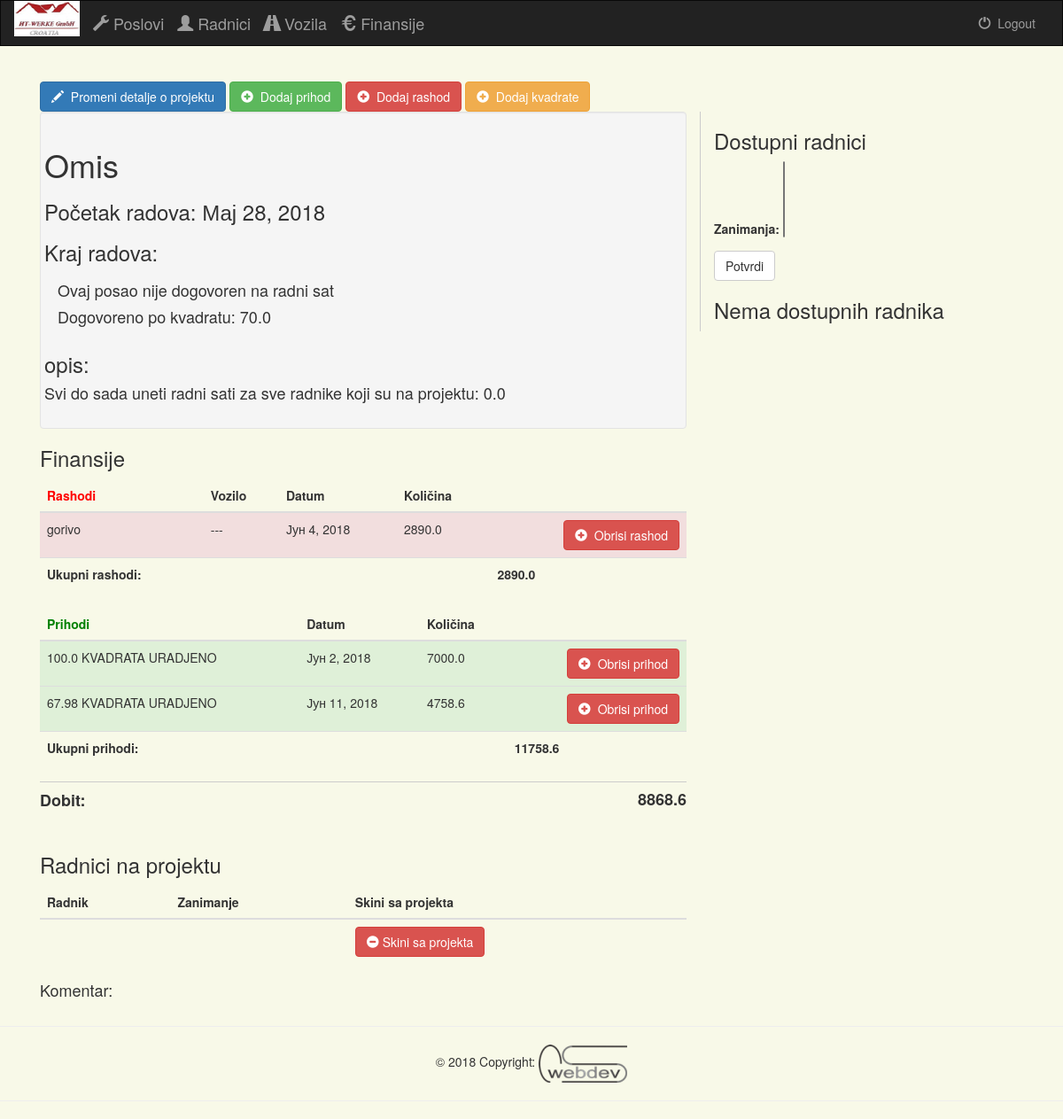
/administracija/posao/1/ (signed in), run on the app's committed database.
### projects/models.py (models this page shows, shortened)
class Poslovi(models.Model):
    ime = models.CharField(max_length=30)
    opis = models.CharField(max_length=100, blank=True)
    dogovoreni_radni_sati = models.FloatField(default=0.0)
    dogovoreno_po_kvadratu = models.FloatField(default=0.0)
    pocetak_radova = models.DateField()
    kraj_radova = models.DateField(null=True, blank=True)
    komentar = models.TextField(null=True, blank=True)
    class Meta:
        verbose_name_plural = "Poslovi"

class Rashodi(models.Model):
    datum = models.DateField()
    vrsta = models.CharField(max_length=150)
    kolicina = models.FloatField(max_length=10, default=0.0)
    posao = models.ForeignKey(Poslovi, on_delete=models.CASCADE)
    vozilo = models.ForeignKey(Vozilo, null=True, blank=True )
    class Meta:
        verbose_name_plural = "Rashodi"

class Prihodi(models.Model):
    datum = models.DateField()
    vrsta = models.CharField(max_length=150)
    kolicina = models.FloatField(max_length=10, default=0.0)
    posao = models.ForeignKey(Poslovi, on_delete=models.CASCADE)
    class Meta:
        verbose_name_plural = "Prihodi"

### projects/views.py (the view, shortened to what this page needs)
# urls.py: url(r'^posao/(?P<project_id>[0-9]+)/$', views.detail, name='posao'),
def detail(request, project_id):
    if not request.user.is_authenticated():
        return render(request, 'projects/login.html')
    else:
        message = ""
        current_date = datetime.date.today()
        project = get_object_or_404(Poslovi, pk=project_id)
        Dani = Dan.objects.filter(posao=project)
        radni_sati_svih_radnika = 0.0
        for dan in Dani:
            radni_sati_svih_radnika += dan.radio_sati
        if project.kraj_radova:
            preostalo_dana = project.kraj_radova - current_date
        else:
            preostalo_dana = 100
        prihodi = Prihodi.objects.filter(posao=project)
        rashodi = Rashodi.objects.filter(posao=project)
        ukupni_rashodi = 0.0
        ukupni_prihodi = 0.0
        for rashod in rashodi:
            ukupni_rashodi += rashod.kolicina
        for prihod in prihodi:
            ukupni_prihodi += prihod.kolicina
        dobit = ukupni_prihodi - ukupni_rashodi
        dostupni_radnici = Radnik.objects.filter(dostupan=True)
        radnici = Radnik.objects.all()
        zanimanja_filter = ZanimanjeFilter(request.GET, queryset=radnici)
        if request.POST.getlist('listdodaj'):
            for radnik_id in request.POST.getlist('listdodaj'):
                radnik = Radnik.objects.get(pk=radnik_id)
                radnik.dostupan = False
                radnik.posao = project
                radnik.save()
        elif request.POST.getlist('listskini'):
            for radnik_id in request.POST.getlist('listskini'):
                radnik = Radnik.objects.get(pk=radnik_id)
                radnik.dostupan = True
                radnik.posao = None
                radnik.save()
        return render(request, 'projects/poslovi.html', {
            'posao': project,
            'project_id': project_id,
            'dostupni_radnici': dostupni_radnici,
            'filter': zanimanja_filter,
            'prihodi': prihodi,
            'rashodi': rashodi,
            'ukupni_rashodi': ukupni_rashodi,
            'ukupni_prihodi': ukupni_prihodi,
            'dobit': dobit,
            'message': message,
            'radni_sati_svih_radnika': radni_sati_svih_radnika
        })

### projects/templates/projects/poslovi.html (shortened to what this page needs)
{% extends 'projects/base.html' %}
{% block content %}
<div class="container">
     <div class="col-sm-12">
         <br>
         <a href="{% url 'projects:posao-update' project_id %}">
            <button type="button" class="btn btn-primary">
                <span class="glyphicon glyphicon-pencil"></span>&nbsp; Promeni detalje o projektu
            </button>
         </a>
         <a href="{% url 'projects:prihod-add' project_id %}">
            <button type="button" class="btn btn-success">
                <span class="glyphicon glyphicon-plus-sign"></span>&nbsp; Dodaj prihod
            </button>
         </a>
         <a href="{% url 'projects:rashod-add' project_id %}">
            <button type="button" class="btn btn-danger">
                <span class="glyphicon glyphicon-plus-sign"></span>&nbsp; Dodaj rashod
            </button>
         </a>
         {% if posao.dogovoreno_po_kvadratu != 0.0 %}
         <a href="{% url 'projects:kvadrat-add' project_id %}">
            <button type="button" class="btn btn-warning">
                <span class="glyphicon glyphicon-plus-sign"></span>&nbsp; Dodaj kvadrate
            </button>
         </a>
         {% endif %}
     </div>
     <div class="col-sm-8">
         <div class="well">
            <div class="row">
                <h1>{{ posao.ime }}</h1>
                <h3>Početak radova: {{ posao.pocetak_radova }}</h3>
                <h3>Kraj radova: {% if posao.kraj_radova != None %}{{ posao.kraj_radova }}{% else %}{% endif %}</h3>
            </div>
             {% if posao.dogovoreni_radni_sati != 0.0 %}
             <h4>Dogovoren radni sat: {{ posao.dogovoreni_radni_sati}}</h4>
             {% else %}
             <h4>Ovaj posao nije dogovoren na radni sat</h4>
             {% endif %}
             {% if posao.dogovoreno_po_kvadratu != 0.0 %}
             <h4>Dogovoreno po kvadratu: {{ posao.dogovoreno_po_kvadratu}}</h4>
             {% else %}
             <h4>Ovaj posao nije dogovoren na kvadrate</h4>
             {% endif %}
            <div class="row">
                <h3>opis: {{ posao.opis }}</h3>
                <h4>Svi do sada uneti radni sati za sve radnike koji su na projektu: {{ radni_sati_svih_radnika }}</h4>
            </div>
         </div>
         <h3>Finansije</h3>
         <div class="table-div">
             <table class="table">
                <thead>
                <tr>
                    <th><font color="red">Rashodi</font></th>
                    <th>Vozilo</th>
                    <th>Datum</th>
                    <th>Količina</th>
                    <th></th>
                </tr>
                </thead>
                <tbody>
                {% for rashod in rashodi %}
                <tr class="danger">
                    <td>{{ rashod.vrsta }}</td>
                    {% if rashod.vozilo %}
                    <td>{{ rashod.vozilo }}</td>
                    {% else %}
                    <td>---</td>
                    {% endif %}
                    <td>{{ rashod.datum }}</td>
                    <td>{{ rashod.kolicina }}</td>
                    <td>
                        <a href="{% url 'projects:rashod-delete' project_id rashod.id %}">
                            <button type="button" class="btn btn-danger" onclick="clicked(event)" style="float: right">
                                <span class="glyphicon glyphicon-plus-sign"></span>&nbsp; Obrisi rashod
                            </button>
                        </a>
                    </td>
                </tr>
                {% endfor %}
                <tr>
                    <td><strong>Ukupni rashodi:</strong></td>
                    <td></td>
                    <td></td>
                    <td></td>
                    <td><strong>{{ ukupni_rashodi }}</strong></td>
                </tr>
                </tbody>
             </table>
         </div>
         <div class="table-div bottom-border">
             <table class="table">
                <thead>
                <tr>
                    <th><font color="green">Prihodi</font></th>
                    <th>Datum</th>
                    <th>Količina</th>
                    <th></th>
                </tr>
                </thead>
                <tbody>
                {% for prihod in prihodi %}
                <tr class="success">
                    <td>{{ prihod.vrsta }}</td>
                    <td>{{ prihod.datum }}</td>
                    <td>{{ prihod.kolicina }}</td>
                    <td>
                        <a href="{% url 'projects:prihod-delete' project_id prihod.id %}">
                            <button type="button" class="btn btn-danger" onclick="clicked(event)" style="float: right">
                                <span class="glyphicon glyphicon-plus-sign"></span>&nbsp; Obrisi prihod
                            </button>
                        </a>
                    </td>
                </tr>
                {% endfor %}
                <tr>
                    <td><strong>Ukupni prihodi:</strong></td>
                    <td></td>
                    <td></td>
                    <td><strong>{{ ukupni_prihodi }}</strong></td>
                </tr>
                </tbody>
             </table>
         </div>
         <h4><strong>Dobit: <span style="float: right">{{ dobit }}</span></strong></h4><br>
         <h3>Radnici na projektu</h3>
         <form role="form" action="" method="post" enctype="multipart/form-data">
             <div class="table-div">
                 <table class="table">
                     <thead>
                     <tr>
                         <th>Radnik</th>
                         <th>Zanimanje</th>
                         <th>Skini sa projekta</th>
                     </tr>
                     </thead>
                     <tbody>
                     <tr>
                         <td></td>
                         <td></td>
                         <td><button type="submit" class="btn btn-danger"><span class="glyphicon glyphicon-minus-sign"></span> Skini sa projekta</button></td>
                     </tr>
                     </tbody>
                 </table>
             </div>
         </form>
         <h4>Komentar:</h4>
     </div>
     <div class="col-sm-4 left-border">
         <h3>Dostupni radnici</h3>
         <form method="get">
             {{ filter.form.as_p }}
             <button type="submit" class="btn btn-default">Potvrdi</button>
         </form>
         <form role="form" action="" method="post" enctype="multipart/form-data">
             {% if dostupni_radnici %}
             <hr>
             {% for radnik in filter.qs %}
             {% if radnik.dostupan == True %}
             <li><input type='checkbox' name='listdodaj' value='{{radnik.id}}' id='{{radnik.id}}' />
                 <span><label class='list' for='{{radnik.id}}'>{{radnik.ime.upper}} - * {% for j in radnik.zanimanja.all %}{{ j }} * {% endfor %}</label></span>
             </li>
             {% endif %}
             {% endfor %}
             <button type="submit" class="btn btn-success"><span class="glyphicon glyphicon-plus-sign"></span> Dodaj na projekat</button>
             {% else %}
             <h3>Nema dostupnih radnika</h3>
             {% endif %}
         </form>
     </div>
</div>
{% endblock %}

### projects/static/projects/style.css (style rules this page uses)
body { background: #f8f9e8; }
.left-border { border-left: 1px solid #ccc; }
.bottom-border { border-bottom: 1px solid #ccc; }

### data on the page
Poslovi: ime "Omis", pocetak_radova "Мај 28, 2018", dogovoreno_po_kvadratu "70.0"
Rashodi: vrsta "gorivo", datum "Јун 4, 2018", kolicina "2890.0"
Prihodi: vrsta "100.0 KVADRATA URADJENO", datum "Јун 2, 2018", kolicina "7000.0"
Prihodi: vrsta "67.98 KVADRATA URADJENO", datum "Јун 11, 2018", kolicina "4758.6"

### other printed values
{{ radni_sati_svih_radnika }} "0.0"
{{ ukupni_rashodi }} "2890.0"
{{ ukupni_prihodi }} "11758.6"
{{ dobit }} "8868.6"
